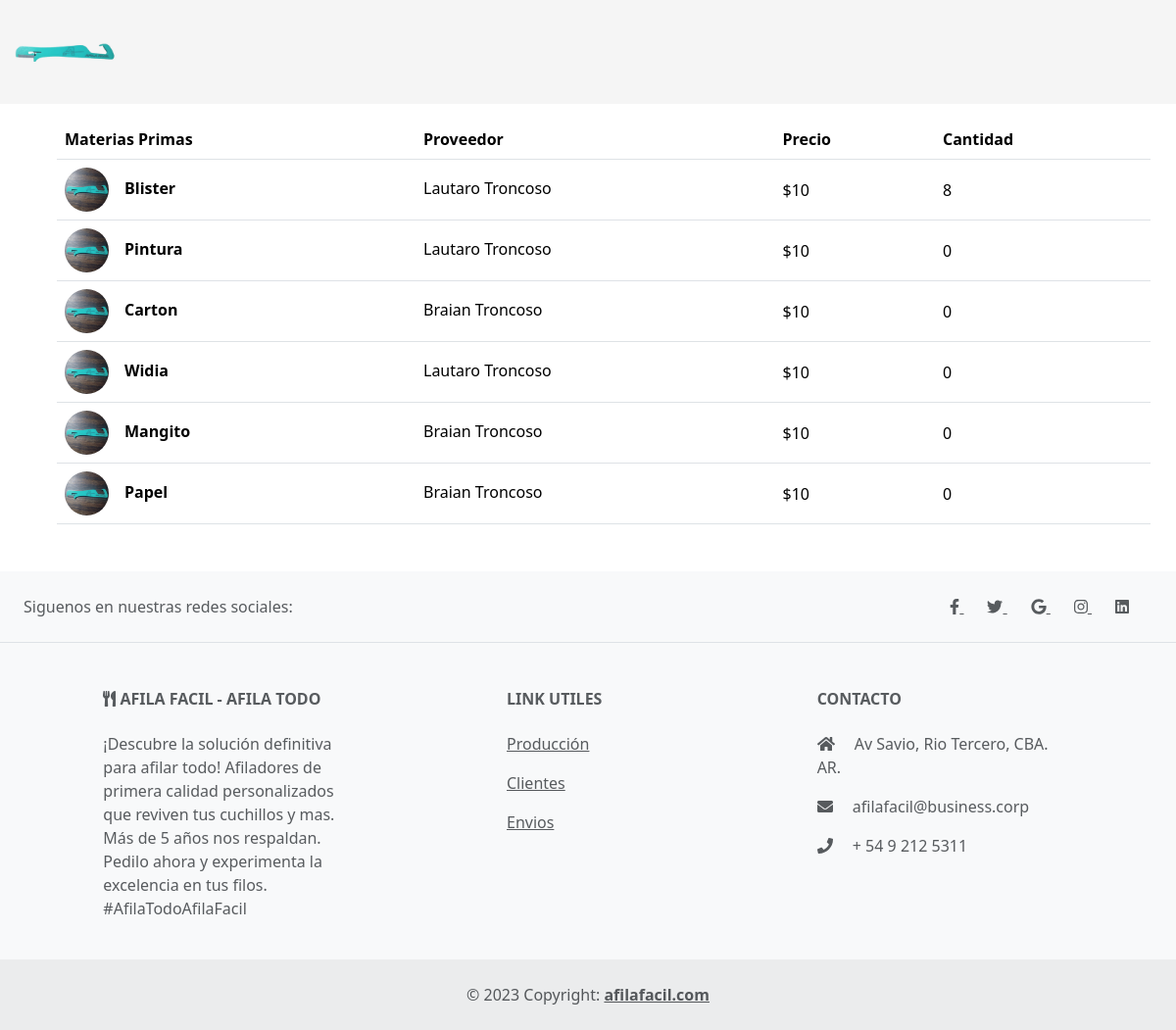
Page /materias_primas/ on the earlier database version.
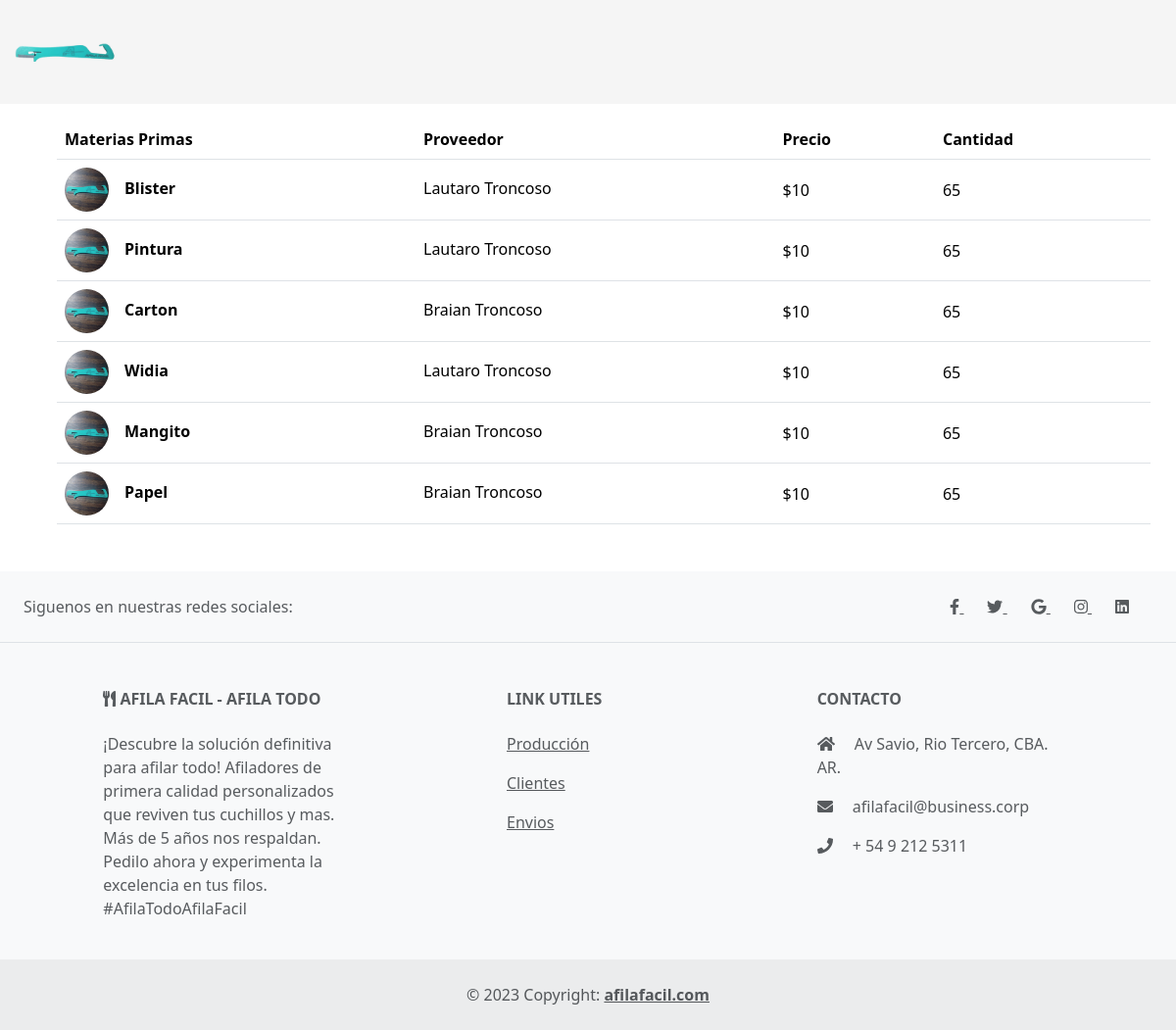
Same page on the later database version.
### materias_primas/models.py (models this page shows, shortened)
class Materias(models.Model):
    nombre = models.CharField(max_length=45)
    precio = models.IntegerField()
    cantidad = models.IntegerField()
    proveedores = models.ForeignKey(Proveedores, null=True, blank=True, on_delete=models.SET_NULL, related_name='materias')
    imagen = models.CharField(max_length=100)
    def get_imagen_url(self):
        if self.imagen:
            return f"/static/img/{self.imagen}"
        else:
            return "/static/img/afilador.jpeg"
    class Meta:
        db_table = 'materias'
        verbose_name = "Materia"

### proveedores/models.py (models this page shows, shortened)
class Proveedores(models.Model):
    nombre = models.CharField(max_length=50)
    apellido = models.CharField(max_length=50)
    direccion = models.CharField(max_length=100)
    telefono = models.IntegerField(null=True, blank=True)
    email = models.CharField(max_length=100)
    imagen = models.TextField(null=True, blank=True)
    class Meta:
        db_table = 'proveedores'
        verbose_name = "Proveedores"

### materias_primas/views.py (the view)
# urls.py: path('', views.mostrar_materias_primas, name='materias_primas'),
def mostrar_materias_primas(request):
    materias = Materias.objects.all()
    return render(request, 'materias_primas.html', {'materias': materias, 'mensaje': "No hay Materia Prima"})

### materias_primas/templates/materias_primas.html (shortened to what this page needs)
{% extends "materias_primas/layout.html" %}
{% load static %}
{% block content %}
{% if materias%}
<div class="container">
    <table class="table align-middle mb-0 bg-white m-3 mb-5">
        <thead class="bg-light">
        <tr>
            <th>Materias Primas</th>
            <th>Proveedor</th>
            <th>Precio</th>
            <th>Cantidad</th>
        </tr>
        </thead>
        <tbody>
        {% for materia in materias %}
            <tr>
                <td>
                <div class="d-flex align-items-center">
                    <img
                        src="{{ materia.get_imagen_url }}"
                        alt="NO-IMG"
                        style="width: 45px; height: 45px"
                        class="rounded-circle"
                        />
                    <div class="ms-3">
                    <p class="fw-bold mb-1 ml-2">{{materia.nombre}}</p>
                    </div>
                </div>
                </td>
                <td>
                <p class="fw-normal mb-1">{{ materia.proveedores.nombre }} {{ materia.proveedores.apellido}}</p>
                </td>
                <td>${{ materia.precio }}</td>
                <td>{{ materia.cantidad }}</td>
            </tr>
        {%endfor%}
        </tbody>
    </table>
{%else%}
    {{ mensaje }}
{%endif%}
</div>
{% endblock %}

Differences in the rows shown:
changed Materias "Blister": cantidad "8" → "65"
changed Materias "Pintura": cantidad "0" → "65"
changed Materias "Carton": cantidad "0" → "65"
changed Materias "Widia": cantidad "0" → "65"
changed Materias "Mangito": cantidad "0" → "65"
changed Materias "Papel": cantidad "0" → "65"
